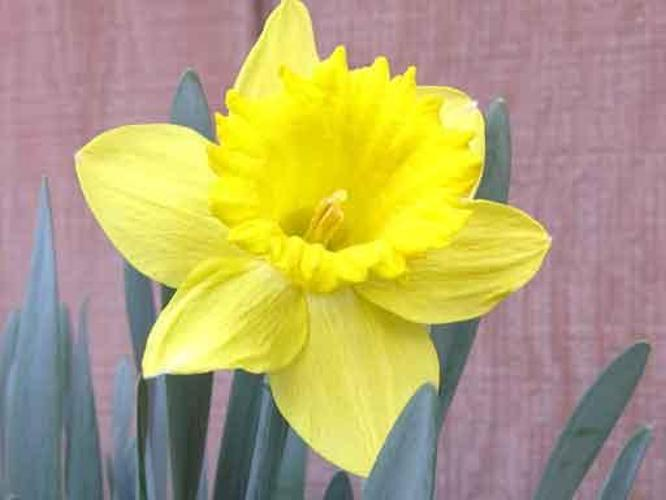
#> input picture MachineLearning/FlowerData/image_0004.jpg, 666 x 500 px; its folder holds 4 pictures in this run
$ python practical5.py
#> lines starting #> are read from the running program, lines starting #| are printed output that depends on the picture
# DataCampp Machine learning for image data, practical 5, Multilayer perceptron

# Part 1: MLP with digits


from sklearn.datasets import load_digits

digits = load_digits()

X = digits.data
y = digits.target

print(X.shape)

# split into training / validation
from sklearn.model_selection import train_test_split

Xtrain, Xtest, ytrain, ytest = train_test_split(X, y,random_state=13)


# choose / set up model
from sklearn.neural_network import MLPClassifier
model = MLPClassifier(hidden_layer_sizes=(64,),max_iter=500)


model.fit(Xtrain, ytrain)

y_model = model.predict(Xtest)


from sklearn.metrics import accuracy_score
score = accuracy_score(ytest, y_model)
print(score)

from sklearn.metrics import confusion_matrix

mat = confusion_matrix(ytest, y_model)

from sklearn.metrics import ConfusionMatrixDisplay
import matplotlib.pyplot as plt
disp = ConfusionMatrixDisplay(confusion_matrix=mat,
display_labels=digits.target_names)
disp.plot()

plt.show()
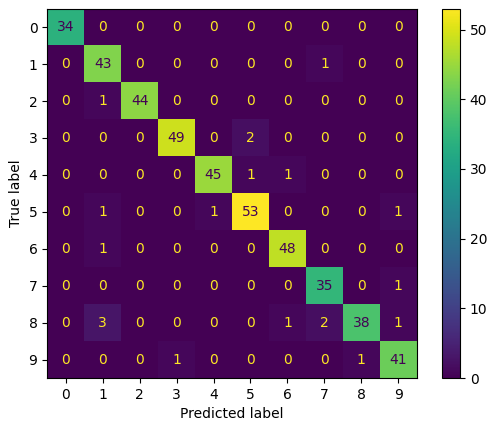
#> figure drawn by matplotlib, 2 panels


# Part 2: look at coeffs

print('the model has',len(model.coefs_),'sets of coefficients')
print('the first has shape',model.coefs_[0].shape)
print('the second has shape',model.coefs_[1].shape)


# Part 3 (optional) - try with flower image data

import glob
import cv2
import numpy as np

img_list = glob.glob('FlowerData/*.jpg')

nrow = 128
ncol = 128

n_features = nrow * ncol * 3
n_samples = len(img_list)
X = np.zeros((n_samples,n_features))


for i,im_name in enumerate(img_list):

    img = cv2.imread(im_name)
#> img is the input picture: shape (500, 666, 3); mean B, G, R 113.4, 165.4, 178.9

    # resize/reshape
    img_resized = cv2.resize(img,(nrow,ncol))
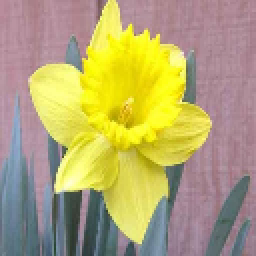
#> img_resized: shape (128, 128, 3) (shown 2 times larger); mean B, G, R 113.3, 165.3, 178.8

    # flatten into array
    img_flat = img_resized.flatten()

    X[i,:] = img_flat
#> pass 2 of the loop `for i,im_name in enumerate(img_list):`:
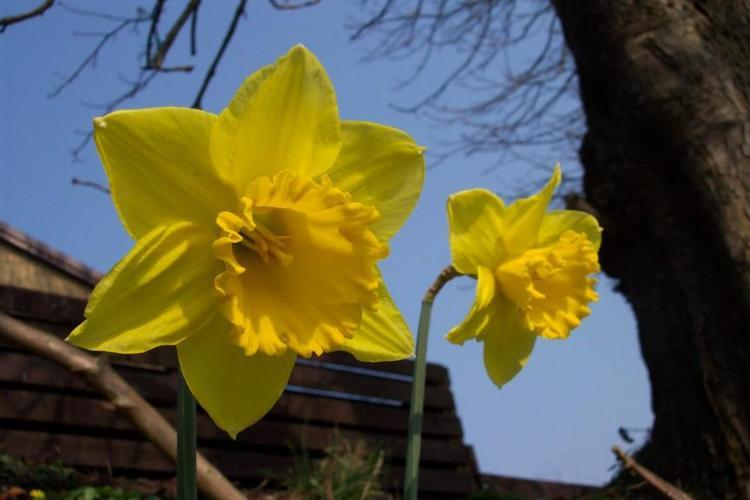
#> input picture MachineLearning/FlowerData/image_0007.jpg, 750 x 500 px
#> img is the input picture: shape (500, 750, 3); mean B, G, R 68.3, 90.5, 91.2
#> `img_resized = cv2.resize(img,(nrow,ncol))`:
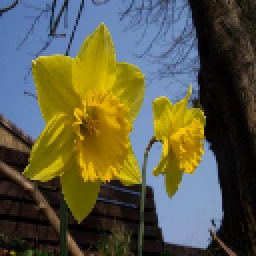
#> img_resized: shape (128, 128, 3) (shown 2 times larger); mean B, G, R 68.2, 90.4, 91.1
#> pass 3 of the loop `for i,im_name in enumerate(img_list):`:
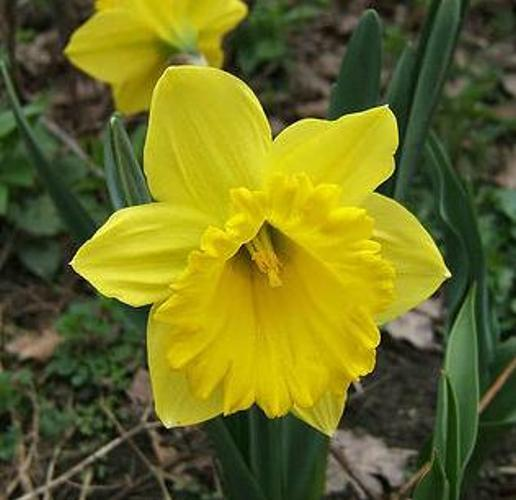
#> input picture MachineLearning/FlowerData/image_0008.jpg, 516 x 500 px
#> img is the input picture: shape (500, 516, 3); mean B, G, R 34.2, 109, 108.1
#> `img_resized = cv2.resize(img,(nrow,ncol))`:
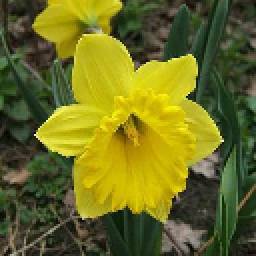
#> img_resized: shape (128, 128, 3) (shown 2 times larger); mean B, G, R 34.1, 108.9, 107.9
#> the loop made 4 passes; the first 3 are shown

species_list = ['Daffodil','Tigerlily','Tulip','Daisy']
#> species_list = ['Daffodil', 'Tigerlily', 'Tulip', 'Daisy']

y=[]

for species in species_list:
    y=y+[species]*80
#> this loop made 4 passes
#> after the loop, y = 320 items, first 6: 'Daffodil', 'Daffodil', 'Daffodil', 'Daffodil', 'Daffodil', 'Daffodil'

# split into training / validation
from sklearn.model_selection import train_test_split

#> (the run stopped early here; a loop or call above may not have finished)
